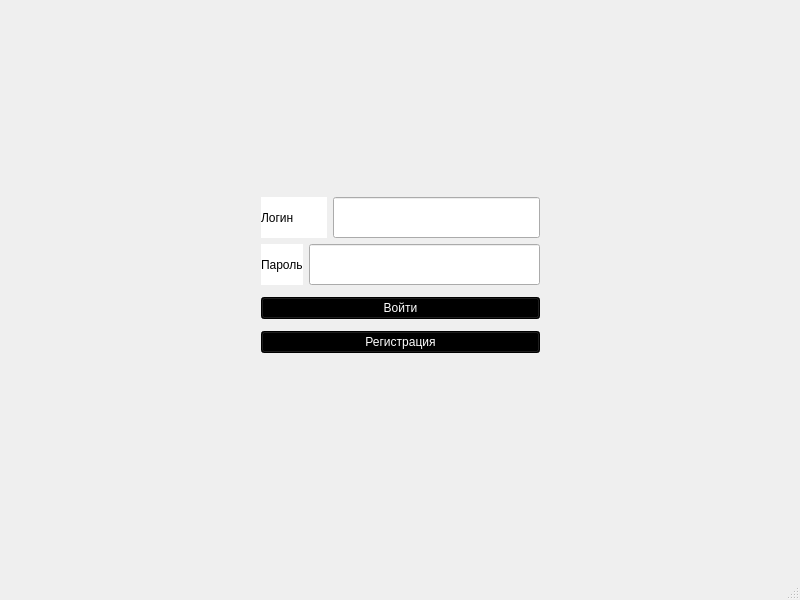
<?xml version="1.0" encoding="UTF-8"?>
<ui version="4.0">
 <class>MainWindow</class>
 <widget class="QMainWindow" name="MainWindow">
  <property name="geometry">
   <rect>
    <x>0</x>
    <y>0</y>
    <width>800</width>
    <height>600</height>
   </rect>
  </property>
  <property name="minimumSize">
   <size>
    <width>800</width>
    <height>600</height>
   </size>
  </property>
  <property name="maximumSize">
   <size>
    <width>800</width>
    <height>600</height>
   </size>
  </property>
  <property name="windowTitle">
   <string>MainWindow</string>
  </property>
  <widget class="QWidget" name="centralWidget">
   <widget class="QWidget" name="layoutWidget">
    <property name="geometry">
     <rect>
      <x>250</x>
      <y>180</y>
      <width>301</width>
      <height>191</height>
     </rect>
    </property>
    <layout class="QVBoxLayout" name="verticalLayout_2">
     <item>
      <layout class="QVBoxLayout" name="verticalLayout">
       <item>
        <layout class="QHBoxLayout" name="horizontalLayout">
         <item>
          <widget class="QLabel" name="label">
           <property name="minimumSize">
            <size>
             <width>66</width>
             <height>41</height>
            </size>
           </property>
           <property name="maximumSize">
            <size>
             <width>66</width>
             <height>16777215</height>
            </size>
           </property>
           <property name="styleSheet">
            <string notr="true">font: 14pt &quot;MS Shell Dlg 2&quot;;
color: rgb(0, 0, 0);
background-color: rgb(255, 255, 255);</string>
           </property>
           <property name="text">
            <string>Логин</string>
           </property>
          </widget>
         </item>
         <item>
          <widget class="QLineEdit" name="lineEdit">
           <property name="minimumSize">
            <size>
             <width>0</width>
             <height>41</height>
            </size>
           </property>
           <property name="maximumSize">
            <size>
             <width>16777215</width>
             <height>41</height>
            </size>
           </property>
           <property name="sizeIncrement">
            <size>
             <width>0</width>
             <height>41</height>
            </size>
           </property>
           <property name="styleSheet">
            <string notr="true">font: 13pt &quot;MS Shell Dlg 2&quot;;</string>
           </property>
          </widget>
         </item>
        </layout>
       </item>
       <item>
        <layout class="QHBoxLayout" name="horizontalLayout_2">
         <item>
          <widget class="QLabel" name="label_2">
           <property name="minimumSize">
            <size>
             <width>0</width>
             <height>41</height>
            </size>
           </property>
           <property name="styleSheet">
            <string notr="true">font: 14pt &quot;MS Shell Dlg 2&quot;;
color: rgb(0, 0, 0);
background-color: rgb(255, 255, 255);</string>
           </property>
           <property name="text">
            <string>Пароль</string>
           </property>
          </widget>
         </item>
         <item>
          <widget class="QLineEdit" name="lineEdit_2">
           <property name="minimumSize">
            <size>
             <width>0</width>
             <height>41</height>
            </size>
           </property>
           <property name="styleSheet">
            <string notr="true">font: 13pt &quot;MS Shell Dlg 2&quot;;</string>
           </property>
           <property name="echoMode">
            <enum>QLineEdit::Password</enum>
           </property>
          </widget>
         </item>
        </layout>
       </item>
      </layout>
     </item>
     <item>
      <widget class="QPushButton" name="pushButton">
       <property name="styleSheet">
        <string notr="true">background-color: rgb(0, 0, 0);
color: rgb(255, 255, 255);
font: 14pt &quot;MS Shell Dlg 2&quot;;</string>
       </property>
       <property name="text">
        <string>Войти</string>
       </property>
      </widget>
     </item>
     <item>
      <widget class="QPushButton" name="pushButton_2">
       <property name="styleSheet">
        <string notr="true">background-color: rgb(0, 0, 0);
color: rgb(255, 255, 255);
font: 14pt &quot;MS Shell Dlg 2&quot;;</string>
       </property>
       <property name="text">
        <string>Регистрация</string>
       </property>
      </widget>
     </item>
    </layout>
   </widget>
  </widget>
  <widget class="QMenuBar" name="menuBar">
   <property name="geometry">
    <rect>
     <x>0</x>
     <y>0</y>
     <width>800</width>
     <height>25</height>
    </rect>
   </property>
  </widget>
  <widget class="QStatusBar" name="statusBar"/>
 </widget>
 <layoutdefault spacing="6" margin="11"/>
 <resources/>
 <connections/>
</ui>
